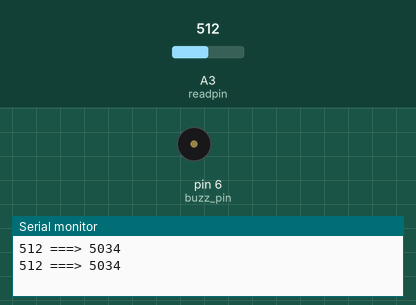
Simulated run of this sketch. Board: Arduino Uno, built with avr-gcc and run on an emulated ATmega328P. Shown: buzzer (waves = sounding), the last lines printed to the serial monitor. The test bench sets the inputs (shaded band); at power-on: A3 (readpin) = 512.

Above: at 0.02 s.
At 1.2 s:
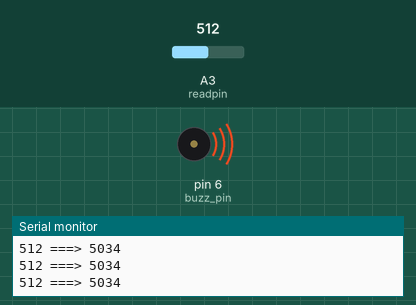
1.3 s: A3 (readpin) set to 6
2.8 s: A3 (readpin) set to 3
At 3.6 s:
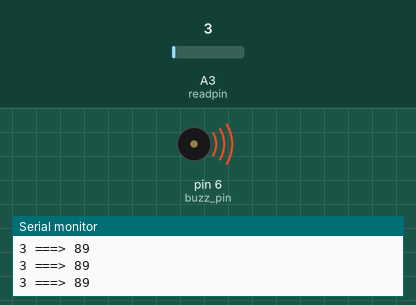
Timing chart, 0 to 9.6 s (numbered marks = the images above; inputs shaded):
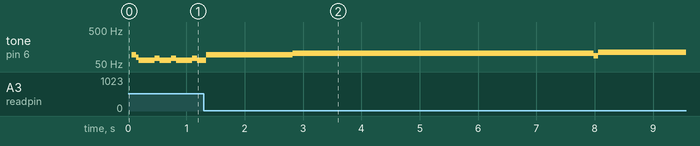

Measured:
- after the input at 2.8 s, tone on pin 6 (buzz_pin): 93 Hz → 104 Hz at once, → 87 Hz 5.2 s later, → 109 Hz 0.08 s later

The sketch:

FunWithPassiveBuzzers.ino
```cpp
int buzz_pin = 6;
int readpin =A3;
int buzz_input_dt;// parse the pot measurement into the delay time for switching

void setup() {
  // put your setup code here, to run once:
Serial.begin(9600);
pinMode(buzz_pin,OUTPUT);
pinMode(readpin,INPUT);
}

void loop() {
  // put your main code here, to run repeatedly:
Serial.print(analogRead(readpin));
Serial.print(" ===> ");
buzz_input_dt = ((9940./1023.)*analogRead(readpin)) + 60.;
Serial.println(buzz_input_dt);
digitalWrite(buzz_pin,HIGH);
delayMicroseconds(buzz_input_dt);
digitalWrite(buzz_pin,LOW);
delayMicroseconds(buzz_input_dt);
}
```
